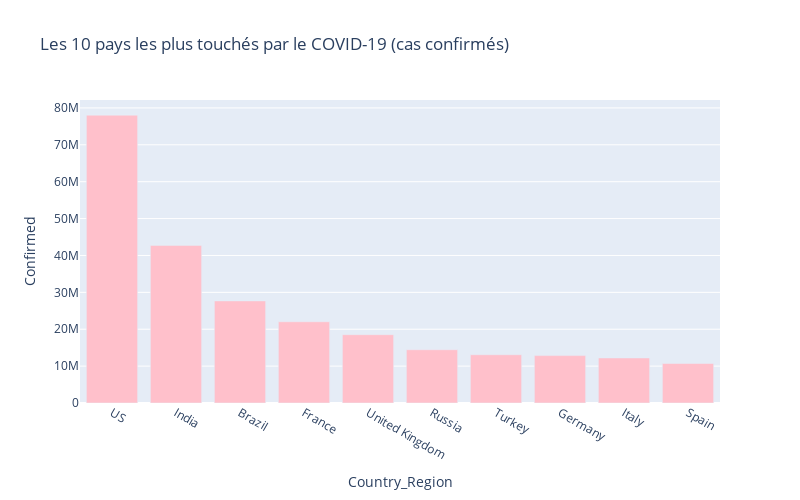

Here is the notebook cell this chart was saved with:
### Code cell
#Diagramme à barres des 10 pays les touchés par le COVID-19 (cas confirmés)

px.bar(
    pays_class_df.head(10),
    x = 'Country_Region',
    y = 'Confirmed',
    title = 'Les 10 pays les plus touchés par le COVID-19 (cas confirmés)',
    color_discrete_sequence = ['pink'],
    height = 500,
    width = 800
)

### Figure 1 — Plotly figure (JSON) as saved in the notebook; plotly's stock layout.template omitted (floating-point values rounded to 4 significant figures)
{"data": [{"alignmentgroup": "True", "hovertemplate": "Country_Region=%{x}<br>Confirmed=%{y}<extra></extra>", "legendgroup": "", "marker": {"color": "pink", "pattern": {"shape": ""}}, "name": "", "offsetgroup": "", "orientation": "v", "showlegend": false, "textposition": "auto", "type": "bar", "x": ["US", "India", "Brazil", "France", "United Kingdom", "Russia", "Turkey", "Germany", "Italy", "Spain"], "xaxis": "x", "y": [78039888, 42723558, 27677468, 22029925, 18521452, 14445698, 13079683, 12852451, 12205474, 10707286], "yaxis": "y"}], "layout": {"barmode": "relative", "height": 500, "legend": {"tracegroupgap": 0}, "title": {"text": "Les 10 pays les plus touchés par le COVID-19 (cas confirmés)"}, "width": 800, "xaxis": {"anchor": "y", "domain": [0, 1], "title": {"text": "Country_Region"}}, "yaxis": {"anchor": "x", "domain": [0, 1], "title": {"text": "Confirmed"}}}}
